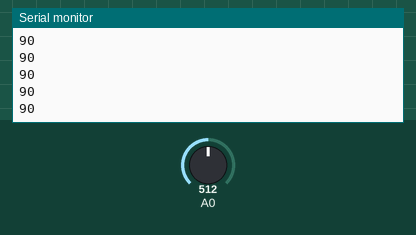
Simulated run of this sketch. Board: Arduino Uno, built with avr-gcc and run on an emulated ATmega328P. Shown: the last lines printed to the serial monitor. Inputs (shaded band) come from the test bench; at power-on: A0 = 512. No radio packets arrive unless stated.

Above: at 1.2 s.
1.3 s: A0 set to 716
At 2.0 s:
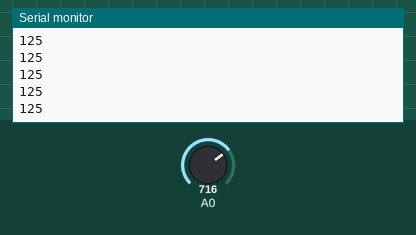
2.8 s: A0 set to 900
At 3.6 s:
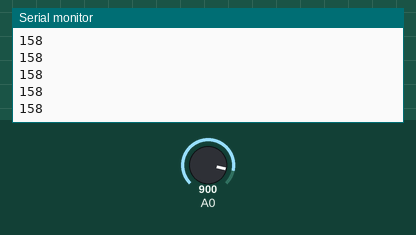
Timing chart, 0 to 5.8 s (numbered marks = the images above; inputs shaded):
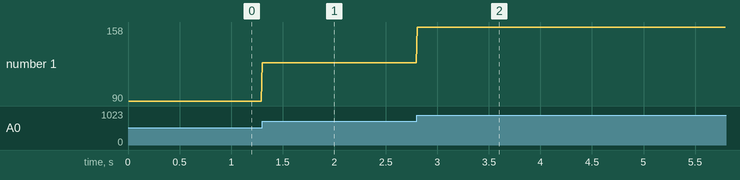

The sketch:

transmitter.ino
```cpp
#include <SPI.h>
#include <nRF24L01.h>
#include <RF24.h>

RF24 radio(7, 8);  //ce,csn

const byte address[6] = "3rr0r";

void setup() {
  Serial.begin(9600);
  pinMode(A0, INPUT);
  radio.begin();
  radio.openWritingPipe(address);
  radio.setPALevel(RF24_PA_MIN);
  radio.stopListening();
}

void loop() {

  int potVal = analogRead(A0);
  int angleV = map(potVal, 0, 1023, 0, 180);
  Serial.println(angleV);
  radio.write(&angleV, sizeof(angleV));
  delay(10);
}
```

Measured:
- after the input at 1.3 s, the serial monitor: prints a new line at once (image 1)
- after the input at 2.8 s, the serial monitor: prints a new line at once (image 2)
- plotted number 1: 90 → 125 after the input at 1.3 s, 125 → 158 after the input at 2.8 s
